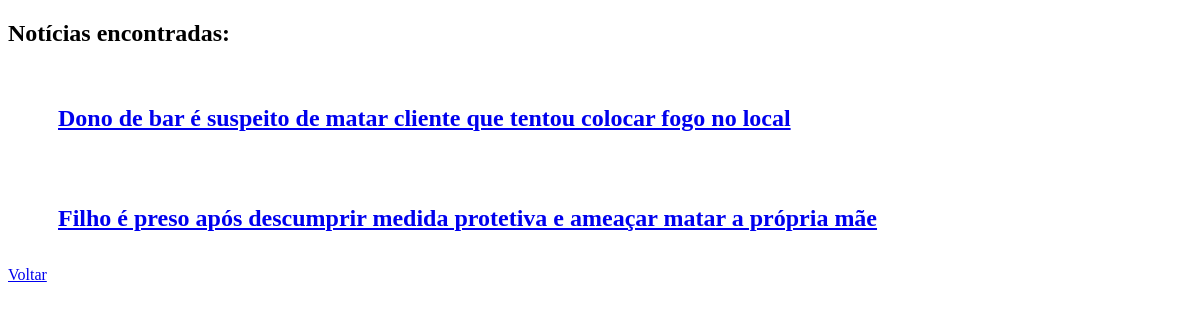
The page /tag/violencia on the database as committed earlier.
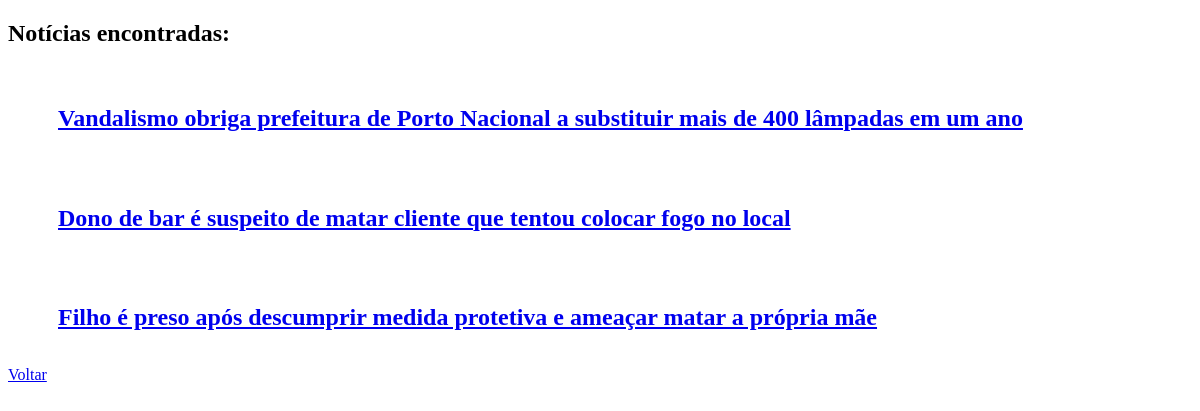
The same page on the database as committed later.
### app_noticias/models.py (models this page shows, shortened)
class Noticia(models.Model):
    class Meta:
        verbose_name = 'Notícias'
        verbose_name_plural = 'Notícias'
    titulo = models.CharField('Título', max_length=128)
    conteudo = models.TextField()
    data_criacao = models.DateTimeField(blank = True, null = True)
    data_publicacao = models.DateTimeField(blank = True, null = True)
    publicado = models.BooleanField(default = True)
    autor = models.ForeignKey(Pessoa, on_delete = models.CASCADE, default = None)
    tags = models.ManyToManyField(Tag)

### app_noticias/views.py (the view)
# urls.py: path('tag/<pk>', slug_view, name='slug'),
def slug_view(request, pk):
    try:
        noticia = Noticia.objects.filter(tags__slug=pk).order_by('data_publicacao').reverse()
    except Noticia.DoesNotExist:
        raise Http404('Notícias não encontradas.')
    return render(request, 'app_noticias/tag.html', {'noticia': noticia})

### app_noticias/templates/app_noticias/tag.html (shortened to what this page needs)
<!DOCTYPE html>
<html lang="pt-br">
<head>
</head>
<body>
    <h2>Notícias encontradas:</h2>
    {% for n in noticia %}
        <div style="margin-left:50px;margin-right:50px"></br>
            <h2><a href="/noticias/{{n.pk}}">{{ n.titulo }}</a></h2>
            <div style="margin-left:50px;margin-right:50px">
                <div style="margin-right:-50px; font-size: 12px">
                </div>
            </div>
        </div>
    {% endfor %}
    <a href="{% url 'home' %}">Voltar</a>
</body>
</html>

Rows that differ between the two databases and show on the page:
added Noticia: titulo "Vandalismo obriga prefeitura de Porto Nacional a substituir mais de 400 lâmpadas em um ano"
